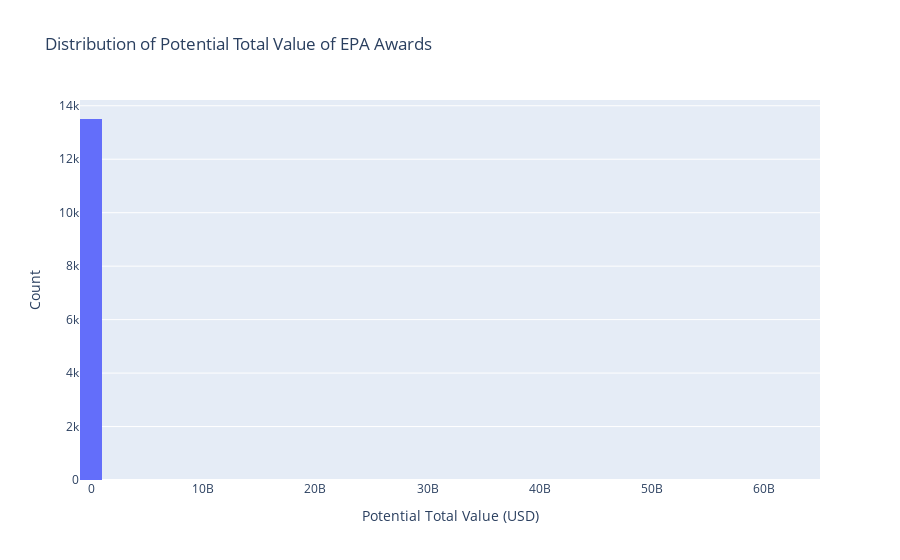
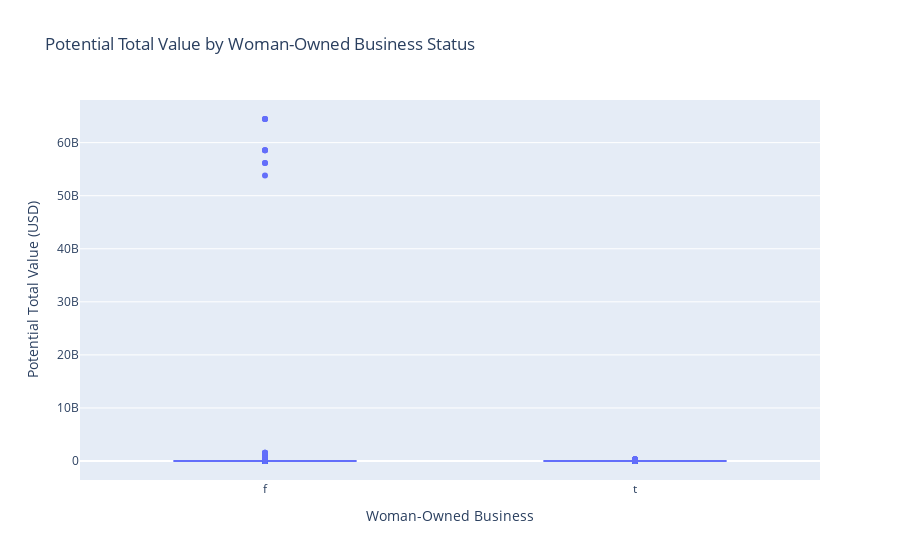
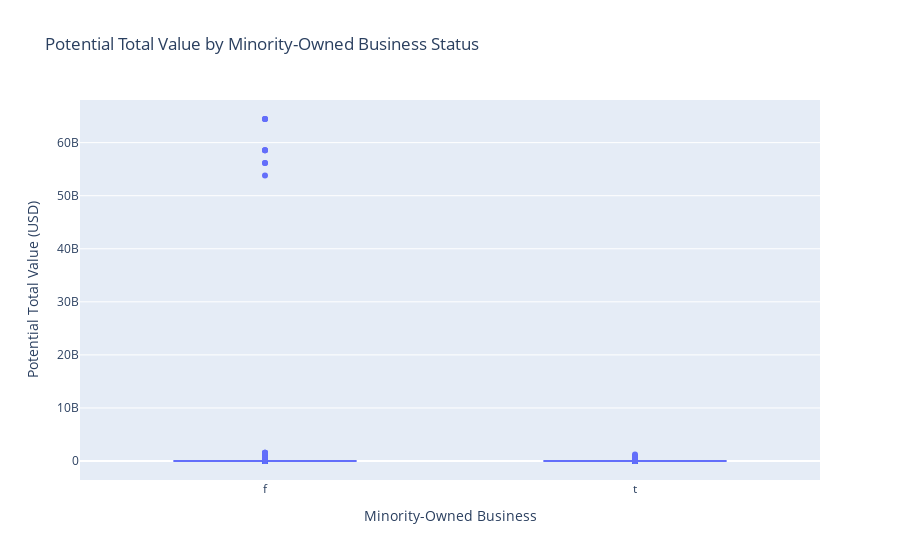

Notebook source saved alongside these figures, in order:
### Code cell
# Data cleaning
data = data[~data['potential_total_value_of_award'].isnull()]  # Remove rows with missing potential total value
data['potential_total_value_of_award'] = data['potential_total_value_of_award'].astype(float)  # Convert to float

# Visualizations
fig = px.histogram(data, x='potential_total_value_of_award', title='Distribution of Potential Total Value of EPA Awards', nbins=50)
fig.update_xaxes(title='Potential Total Value (USD)')
fig.update_yaxes(title='Count')
fig.show()

fig = px.box(data, x='woman_owned_business', y='potential_total_value_of_award', title='Potential Total Value by Woman-Owned Business Status')
fig.update_xaxes(title='Woman-Owned Business')
fig.update_yaxes(title='Potential Total Value (USD)')
fig.show()

fig = px.box(data, x='minority_owned_business', y='potential_total_value_of_award', title='Potential Total Value by Minority-Owned Business Status')
fig.update_xaxes(title='Minority-Owned Business')
fig.update_yaxes(title='Potential Total Value (USD)')
fig.show()

### Figure 1 — Plotly figure (JSON) as saved in the notebook; plotly's stock layout.template omitted (floating-point values rounded to 4 significant figures; data arrays with more than 128 entries replaced by an {"elided": "..."} marker saying what was removed)
{"data": [{"alignmentgroup": "True", "bingroup": "x", "hovertemplate": "potential_total_value_of_award=%{x}<br>count=%{y}<extra></extra>", "legendgroup": "", "marker": {"color": "#636efa", "pattern": {"shape": ""}}, "name": "", "nbinsx": 50, "offsetgroup": "", "orientation": "v", "showlegend": false, "type": "histogram", "x": {"elided": "13521 float values"}, "xaxis": "x", "yaxis": "y"}], "layout": {"barmode": "relative", "legend": {"tracegroupgap": 0}, "title": {"text": "Distribution of Potential Total Value of EPA Awards"}, "xaxis": {"anchor": "y", "domain": [0, 1], "title": {"text": "Potential Total Value (USD)"}}, "yaxis": {"anchor": "x", "domain": [0, 1], "title": {"text": "Count"}}}}

### Figure 2 — Plotly figure (JSON) as saved in the notebook; plotly's stock layout.template omitted (floating-point values rounded to 4 significant figures; data arrays with more than 128 entries replaced by an {"elided": "..."} marker saying what was removed)
{"data": [{"alignmentgroup": "True", "hovertemplate": "woman_owned_business=%{x}<br>potential_total_value_of_award=%{y}<extra></extra>", "legendgroup": "", "marker": {"color": "#636efa"}, "name": "", "notched": false, "offsetgroup": "", "orientation": "v", "showlegend": false, "type": "box", "x": {"elided": "13521 str values"}, "x0": " ", "xaxis": "x", "y": {"elided": "13521 float values"}, "y0": " ", "yaxis": "y"}], "layout": {"boxmode": "group", "legend": {"tracegroupgap": 0}, "title": {"text": "Potential Total Value by Woman-Owned Business Status"}, "xaxis": {"anchor": "y", "domain": [0, 1], "title": {"text": "Woman-Owned Business"}}, "yaxis": {"anchor": "x", "domain": [0, 1], "title": {"text": "Potential Total Value (USD)"}}}}

### Figure 3 — Plotly figure (JSON) as saved in the notebook; plotly's stock layout.template omitted (floating-point values rounded to 4 significant figures; data arrays with more than 128 entries replaced by an {"elided": "..."} marker saying what was removed)
{"data": [{"alignmentgroup": "True", "hovertemplate": "minority_owned_business=%{x}<br>potential_total_value_of_award=%{y}<extra></extra>", "legendgroup": "", "marker": {"color": "#636efa"}, "name": "", "notched": false, "offsetgroup": "", "orientation": "v", "showlegend": false, "type": "box", "x": {"elided": "13521 str values"}, "x0": " ", "xaxis": "x", "y": {"elided": "13521 float values"}, "y0": " ", "yaxis": "y"}], "layout": {"boxmode": "group", "legend": {"tracegroupgap": 0}, "title": {"text": "Potential Total Value by Minority-Owned Business Status"}, "xaxis": {"anchor": "y", "domain": [0, 1], "title": {"text": "Minority-Owned Business"}}, "yaxis": {"anchor": "x", "domain": [0, 1], "title": {"text": "Potential Total Value (USD)"}}}}
